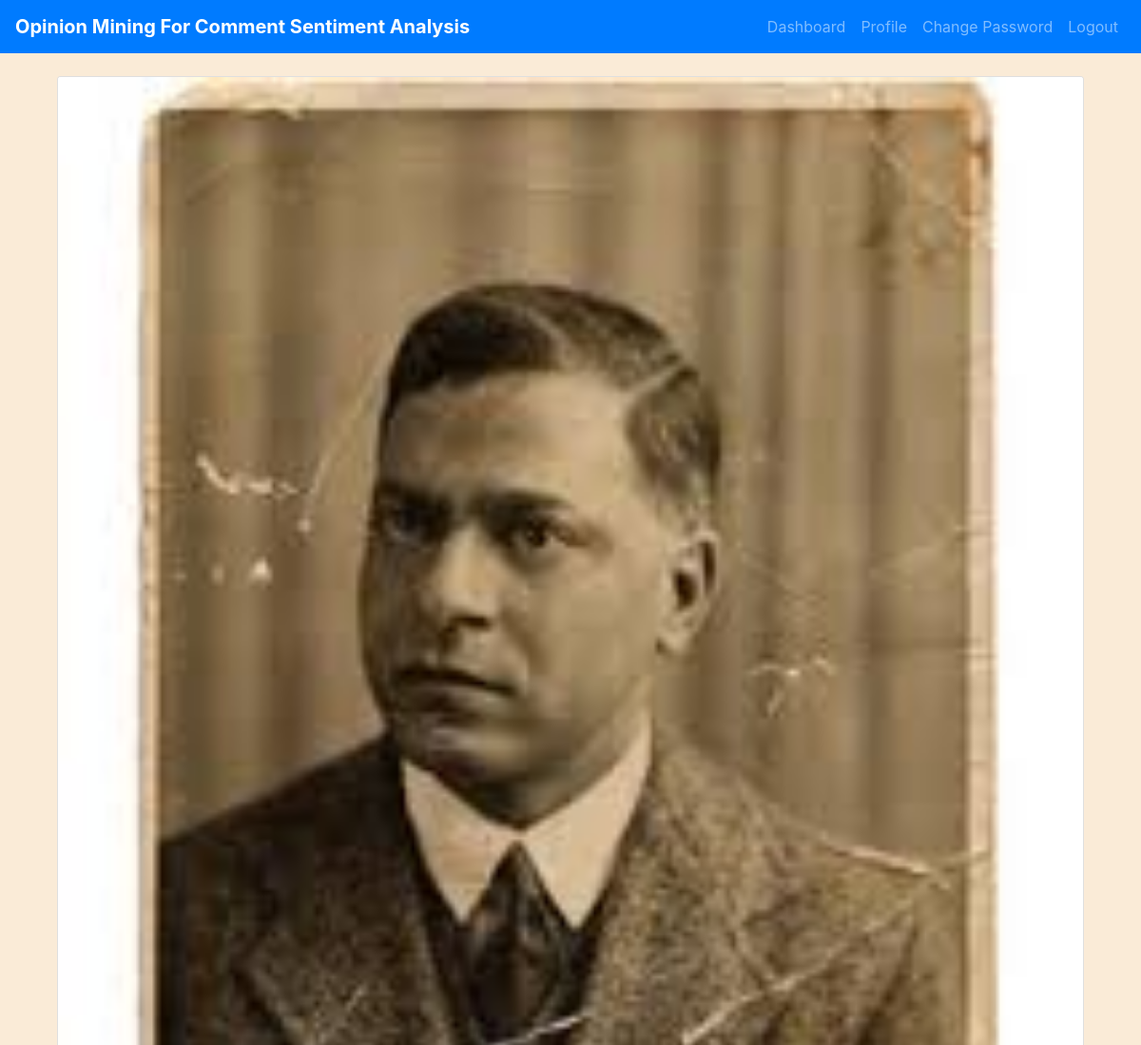
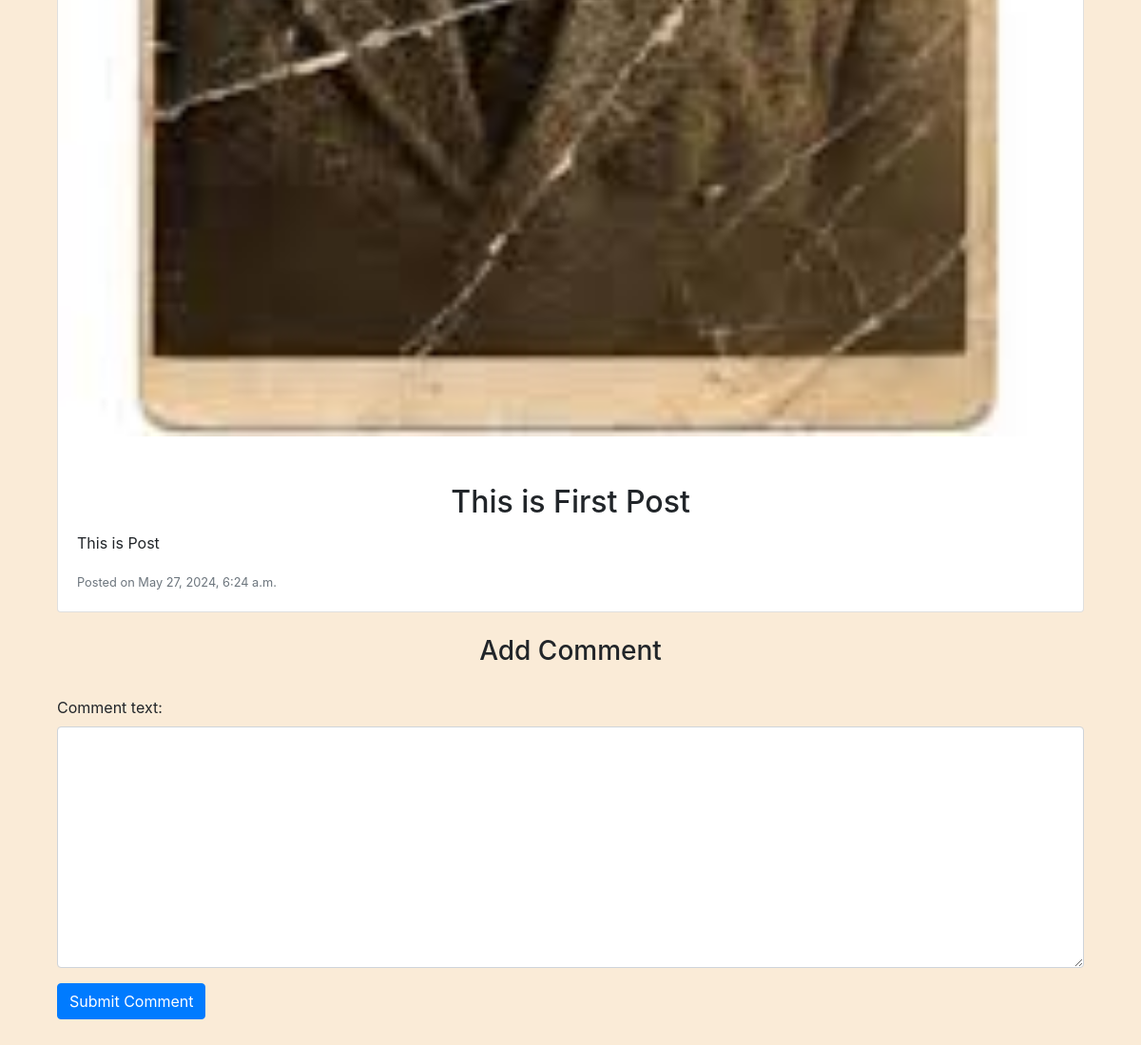
The page /add-comment/1/ (signed in) on the database its author committed (2 pictures, top to bottom).
### myapp/models.py (models this page shows, shortened)
class Post(models.Model):
    topic = models.CharField(max_length=255)
    post_date = models.DateTimeField(auto_now_add=True)
    post_picture = models.ImageField(upload_to='post_pictures/', blank=True, null=True)
    post_content = models.TextField(default='New Post')

### myapp/views.py (the view)
# urls.py: path('add-comment/<int:post_id>/', views.add_comment, name='add_comment'),
@login_required
def add_comment(request, post_id):
    post = get_object_or_404(Post, id=post_id)
    existing_comment = Comments.objects.filter(user=request.user, post=post).first()
    if existing_comment:
        return render(request, 'add_comment.html', {'post': post, 'existing_comment': existing_comment})
    if request.method == 'POST':
        form = CommentForm(request.POST)
        if form.is_valid():
            comment = form.save(commit=False)
            comment.user = request.user
            comment.post = post
            sentiment_score, sentiment_label = calculate_sentiment(comment.comment_text)
            comment.sentiment_score = sentiment_score  # Now handles both positive and negative scores
            comment.sentiment_label = sentiment_label
            comment.save()
            return redirect('dashboard')
    else:
        form = CommentForm()
    return render(request, 'add_comment.html', {'form': form, 'post': post})

### myapp/forms.py
class CommentForm(forms.ModelForm):
    def __init__(self, *args, **kwargs):
        super().__init__(*args, **kwargs)
        for field in self.fields.values():
            field.widget.attrs.update({'class': 'form-control'})
    class Meta:
        model = Comments
        fields = ['comment_text']

### templates/add_comment.html (shortened to what this page needs)
{% extends "base.html" %}
{% block content %}
    <div class="container mt-4">
        <div class="card">
            {% if post.post_picture %}
                <img class="card-img-top" src="{{ post.post_picture.url }}" alt="Post image">
            {% endif %}
            <div class="card-body">
                <h2 class="card-title">{{ post.topic }}</h2>
                <p class="card-text">{{ post.post_content }}</p>
                <p class="card-text"><small class="text-muted">Posted on {{ post.post_date }}</small></p>
            </div>
        </div>
        {% if existing_comment %}
            <h3 class="mt-4">Your Comment</h3>
            <div class="card">
                <div class="card-body">
                    <p class="card-text">{{ existing_comment.comment_text }}</p>
                    <p class="card-text"><small class="text-muted">Sentiment: {{ existing_comment.sentiment_label }} (Score: {{ existing_comment.sentiment_score }})</small></p>
                </div>
            </div>
        {% else %}
            <h3 class="mt-4">Add Comment</h3>
            <form method="post">
                {{ form.as_p }}
                <button type="submit" class="btn btn-primary">Submit Comment</button>
            </form>
        {% endif %}
    </div>
{% endblock %}

### templates/base.html (style rules this page uses)
body { background-color: antiquewhite; }
h1,h2,h3,h4 { margin: 30px; text-align: center; }

### rows shown on the page
Post: post_picture (picture), topic "This is First Post", post_content "This is Post", post_date "May 27, 2024, 6:24 a.m."
